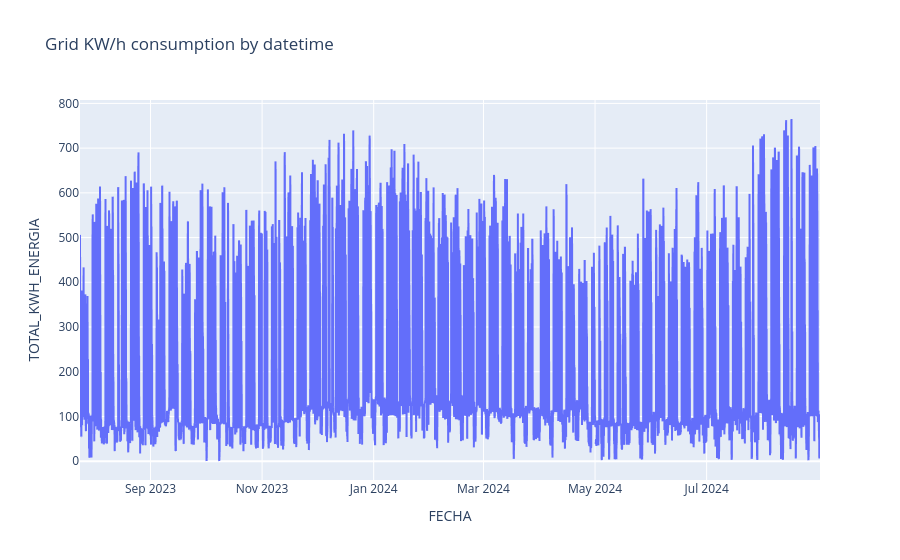

Notebook code for this chart:
### Code cell
px.line(grid_consumption,y='TOTAL_KWH_ENERGIA',x='FECHA',title='Grid KW/h consumption by datetime')

### Figure 1 — Plotly figure (JSON) as saved in the notebook; plotly's stock layout.template omitted (floating-point values rounded to 4 significant figures; data arrays with more than 128 entries replaced by an {"elided": "..."} marker saying what was removed)
{"data": [{"hovertemplate": "FECHA=%{x}<br>TOTAL_KWH_ENERGIA=%{y}<extra></extra>", "legendgroup": "", "line": {"color": "#636efa", "dash": "solid"}, "marker": {"symbol": "circle"}, "mode": "lines", "name": "", "showlegend": false, "type": "scattergl", "x": {"elided": "9708 str values"}, "xaxis": "x", "y": {"elided": "9708 float values"}, "yaxis": "y"}], "layout": {"legend": {"tracegroupgap": 0}, "title": {"text": "Grid KW/h consumption by datetime"}, "xaxis": {"anchor": "y", "domain": [0, 1], "title": {"text": "FECHA"}}, "yaxis": {"anchor": "x", "domain": [0, 1], "title": {"text": "TOTAL_KWH_ENERGIA"}}}}
